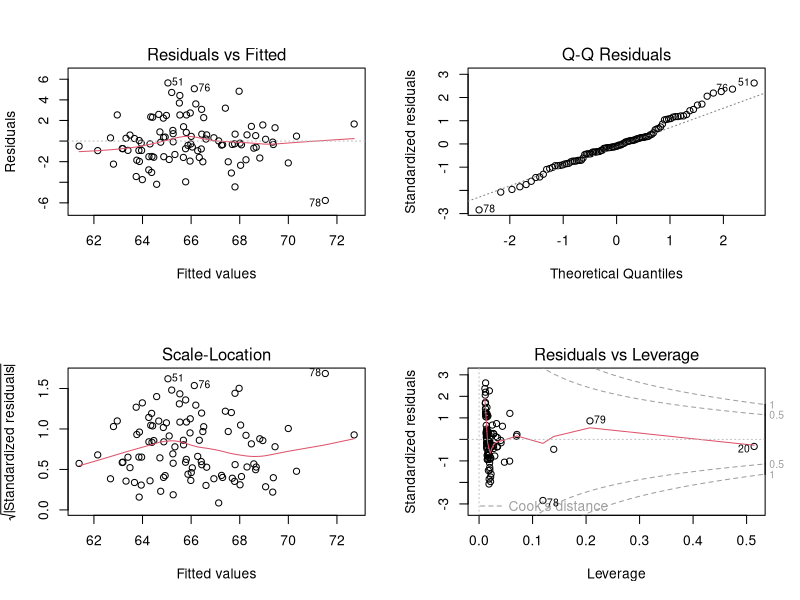
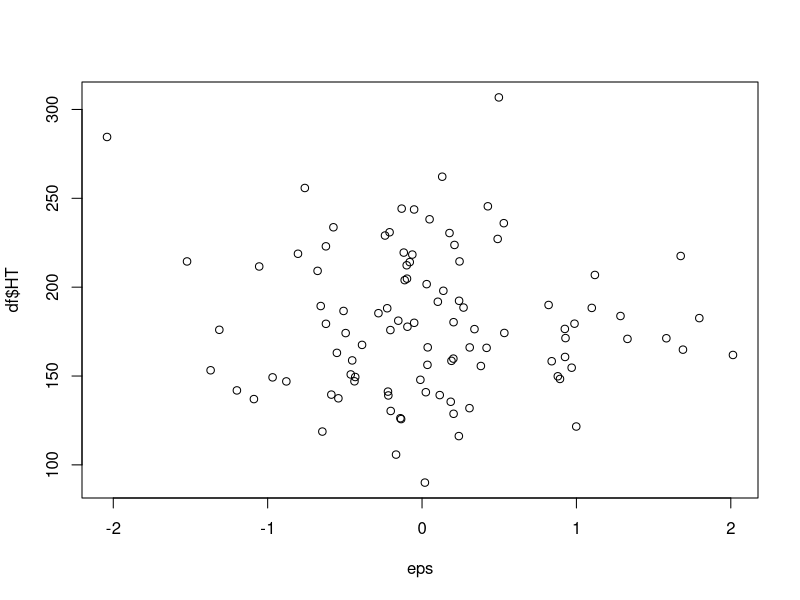
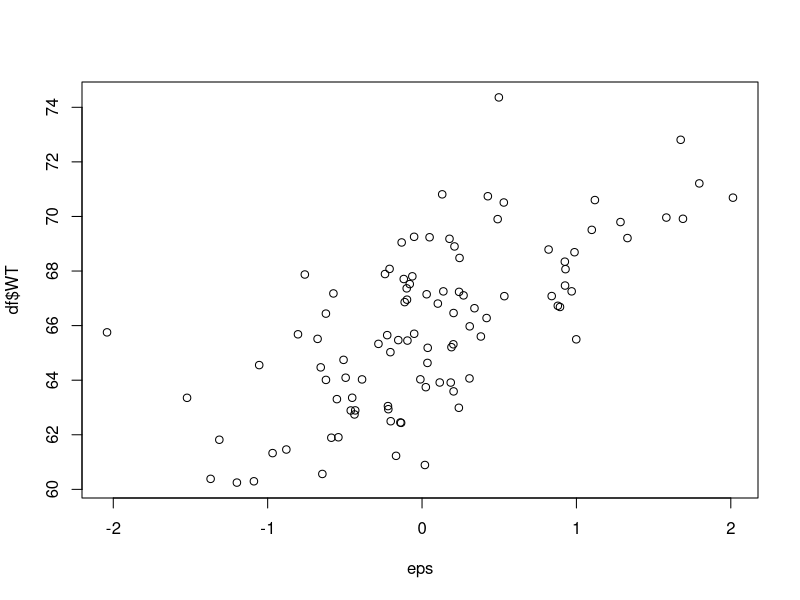
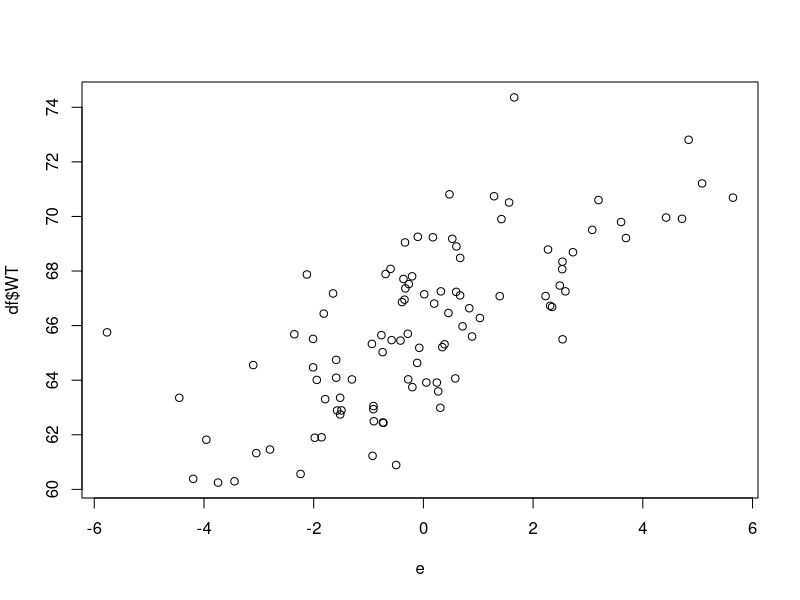
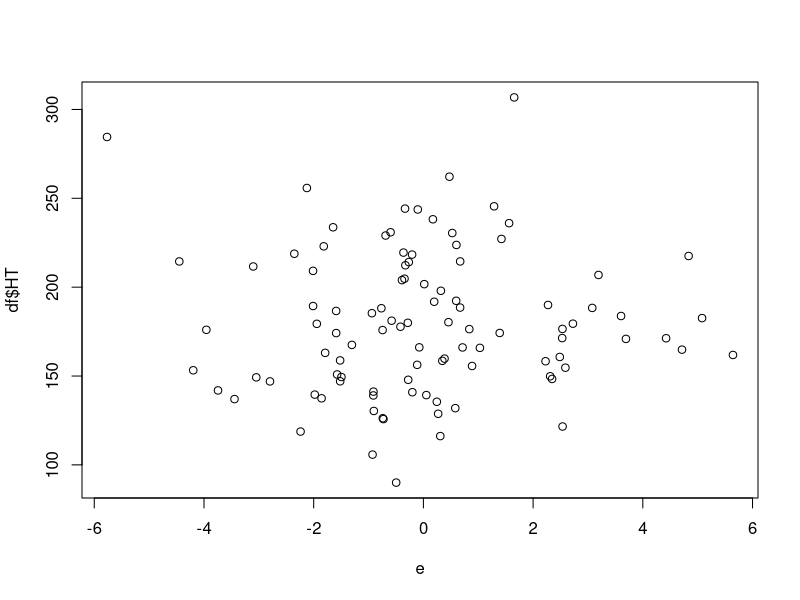
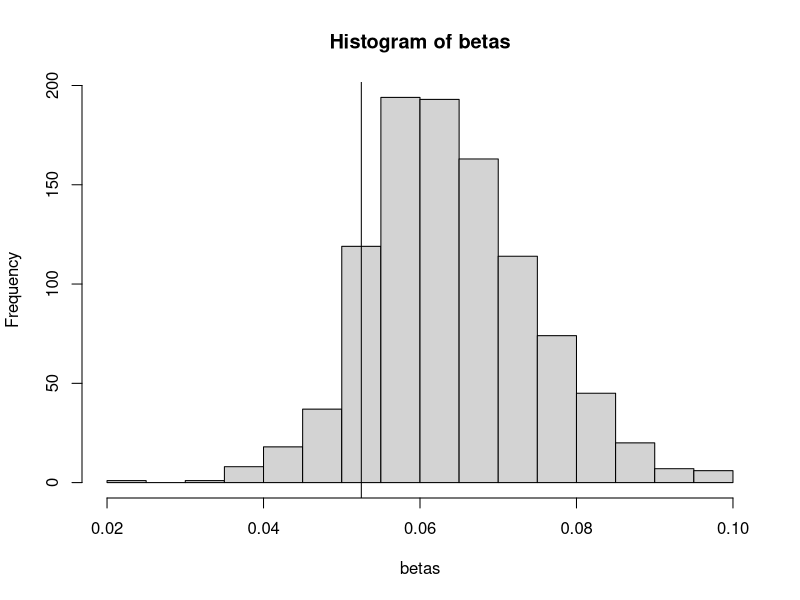

Source code (R) for these figures, in order:
###  HW 3   Doutre Thibault
rm(list = ls())

# Question 1 --------------------------------------------------------------

generate_data = function(n = 100){
  # Define parameters
  rho = 0.7
  mu1=180; s1=40; mu2=66; s2=3
  
  # Define X, Y and Z with the bivariate normal relationship
  X = rnorm(n)
  Z = rnorm(n)
  eps = sqrt(1-rho^2) * Z
  Y = rho * X + eps
  
  # Adjust means and variances
  Y = (Y-mean(Y))/sd(Y)*s2+mu2
  X = (X-mean(X))/sd(X)*s1+mu1
  
  # Adjust rho by transforming Y
  rho_hat = cor(X,Y)
  a = s1^4*(rho^2-1)
  b = 2*rho_hat*s1^3*s2*(rho^2-1)
  c = (rho^2-rho_hat^2)*s2^2*s1^2
  delta = b^2-4*a*c
  correction = (-b-sqrt(delta))/(2*a)
  Y=Y+correction*X
  
  # Adjust means and variances
  Y = (Y-mean(Y))/sd(Y)*s2+mu2
  X = (X-mean(X))/sd(X)*s1+mu1
  
  # Put into data frame
  df = data.frame(WT = Y,
                  HT = X,
                  BMI = 703 * Y / X^2)
  
  # Output
  return(list(df=df,rho=rho,eps=eps))
}
data = generate_data()

df = data$df
M=df[,1:2]
rho = data$rho
eps = data$eps

# Correlation and covariance matrices
cor(M) 
cov(M)

# Mean of variables
mean(df$WT)
mean(df$HT)


# Question 2 --------------------------------------------------------------

lm.fit = lm(WT ~ ., data = df)
beta = lm.fit$coefficients

par(mfrow=c(2,2))
plot(lm.fit)
par(mfrow=c(1,1))

# In particular, the sd of the residuals is not equal to 1:
sd(lm.fit$residuals)


# Question 3 --------------------------------------------------------------


# True value of beta
beta_true = rho*sd(df$WT)/sd(df$HT)
beta_true

# The simulated value of $\beta_1$ is
beta1 = beta["HT"]
beta1


# Question 4 --------------------------------------------------------------


# Question 5 --------------------------------------------------------------

WT_hat = predict(lm.fit)
e = df$WT-WT_hat

# To see if the variables are correlated, wee look for some pattern in the plot of one against the other.
plot(eps,df$HT) # not correlated, seem to be independent
plot(eps,df$WT) # positively correlated -> dependent
plot(e,df$WT) # positively correlated -> dependent
plot(e,df$HT) # not correlated, seem to be independent

# To see if two vectors are orthogonal, I compute their scalar product.
sum(e*df$WT) # not orthogonal
sum(e*df$HT) # orthogonal
sum(eps*df$WT) # not orthogonal
sum(eps*df$HT) # not orthogonal

# Question 6 --------------------------------------------------------------

# Generate beta
beta = function(n=100){
  data0 = generate_data(n)
  df0 = data0$df
  lm.fit0 = lm(WT ~ HT+BMI, data = df0)
  lm.fit0$coefficients
}

# Replication
betas = replicate(1000,beta()["HT"])

#  Question 7 -------------------------------------------------------------

hist(betas)
abline(v = beta_true) 
# bias
mean(betas) - beta_true
